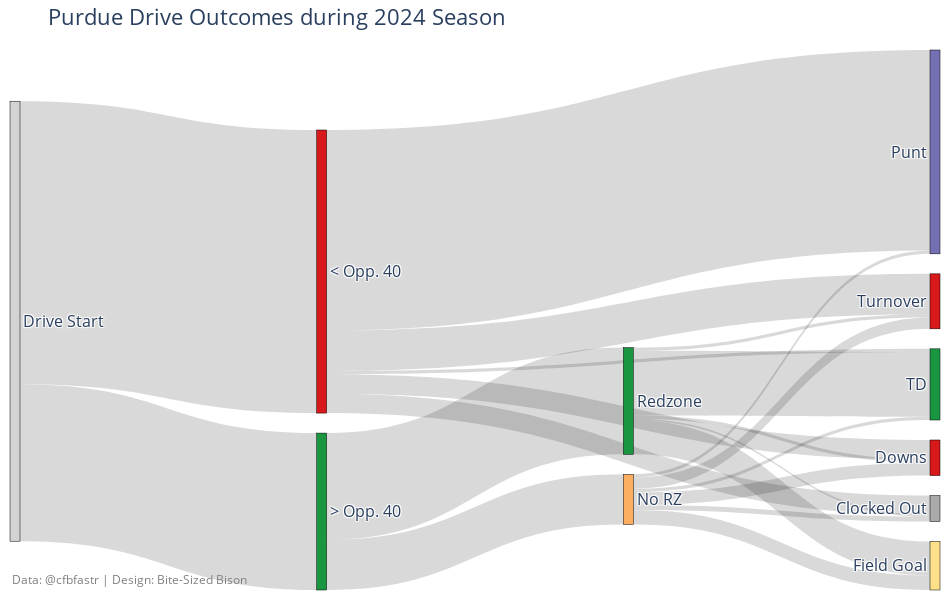

Here is the notebook cell this chart was saved with:
### Code cell
# Sankey figure for Purdue

query = f"""
WITH penultimate_plays AS (
  SELECT
    p.drive_id,
    p.yards_to_goal,
    ROW_NUMBER() OVER (PARTITION BY p.drive_id ORDER BY p.game_play_number DESC) AS rn
  FROM plays p
)
SELECT
  d.drive_id,
  d.drive_result,
  d.drive_end_yards_to_goal,
  COALESCE(pp.yards_to_goal, d.drive_end_yards_to_goal) AS penultimate_yards_to_goal,
  CASE 
    WHEN COALESCE(pp.yards_to_goal, d.drive_end_yards_to_goal) <= 40 THEN 'Crossed 40'
    ELSE 'Did Not Cross 40'
  END AS crossed_40,
  CASE 
    WHEN COALESCE(pp.yards_to_goal, d.drive_end_yards_to_goal) <= 20 THEN 'Entered Red Zone'
    ELSE 'Did Not Enter Red Zone'
  END AS red_zone
FROM drives d
LEFT JOIN penultimate_plays pp
  ON d.drive_id = pp.drive_id AND pp.rn = 2 -- rn=1 is last play, rn=2 is penultimate play
JOIN teams t ON d.pos_team_id = t.team_id
WHERE t.team_name = 'Purdue';
"""
df = pd.read_sql(query, engine)

drive_result_map = {
    'END OF 4TH QUARTER': 'CLOCKED OUT',
    'END OF GAME': 'CLOCKED OUT',
    'END OF HALF': 'CLOCKED OUT',
    'FG': 'FG',
    'MISSED FG': 'FG',
    'PUNT': 'PUNT',
    'PUNT TD': 'PUNT',
    'INT': 'TURNOVER',
    'FUMBLE': 'TURNOVER',
    'INT TD': 'TURNOVER',
    'FUMBLE RETURN TD': 'TURNOVER',
    'Uncategorized': 'CLOCKED OUT'
}

# Create a new column with grouped drive results
df['drive_result_grouped'] = df['drive_result'].map(drive_result_map).fillna(df['drive_result'])

print(df[['drive_result', 'drive_result_grouped']].drop_duplicates())

import plotly.graph_objects as go
from collections import defaultdict

# Stage definitions
stage1 = ['Start']
stage2 = ['Did Not Cross 40', 'Crossed 40']
stage3 = ['Entered Red Zone', 'Did Not Enter Red Zone']
stage4 = sorted(df['drive_result_grouped'].unique())

# Build all nodes and index mapping
nodes = stage1 + stage2 + stage3 + stage4
node_indices = {node: i for i, node in enumerate(nodes)}

# Initialize links
sources, targets, values = [], [], []

# Stage 1 -> Stage 2
df['stage2'] = df['crossed_40']
stage1_to_2 = df['stage2'].value_counts()
for label, count in stage1_to_2.items():
    sources.append(node_indices['Start'])
    targets.append(node_indices[label])
    values.append(count)

# Stage 2 -> Stage 3 (only for Crossed 40)
df['stage3'] = df['red_zone']
df_stage2_3 = df[df['crossed_40'] == 'Crossed 40']
crossed_40_group = df_stage2_3.groupby(['crossed_40', 'stage3']).size().reset_index(name='count')
for _, row in crossed_40_group.iterrows():
    sources.append(node_indices['Crossed 40'])
    targets.append(node_indices[row['stage3']])
    values.append(row['count'])

# Stage 2 -> Stage 4 (Did Not Cross 40 results go straight to outcome)
did_not_cross = df[df['crossed_40'] == 'Did Not Cross 40']
dn_cross_group = did_not_cross.groupby(['crossed_40', 'drive_result_grouped']).size().reset_index(name='count')
for _, row in dn_cross_group.iterrows():
    sources.append(node_indices['Did Not Cross 40'])
    targets.append(node_indices[row['drive_result_grouped']])
    values.append(row['count'])

# Stage 3 -> Stage 4 (for drives that entered or didn’t enter red zone)
crossed_and_grouped = df[df['crossed_40'] == 'Crossed 40'].groupby(['stage3', 'drive_result_grouped']).size().reset_index(name='count')
for _, row in crossed_and_grouped.iterrows():
    sources.append(node_indices[row['stage3']])
    targets.append(node_indices[row['drive_result_grouped']])
    values.append(row['count'])

# Color mapping for drive results (only for drives that crossed 40) -- did not use but kept just in case 
drive_result_colors = {
    'TD': 'rgba(0, 200, 0, 0.5)',          # green
    'FG': 'rgba(255, 215, 0, 0.5)',        # gold
    'PUNT': 'rgba(0, 0, 0, 0.15)',
    'TURNOVER': 'rgba(0, 0, 0, 0.15)',
    'CLOCKED OUT': 'rgba(0, 0, 0, 0.15)',
    'DOWNS': 'rgba(0, 0, 0, 0.15)',
}
default_link_color = 'rgba(0, 0, 0, 0.15)'

link_colors = [default_link_color] * len(sources)

# Node colors
node_colors = (
    ['lightgray'] +  # Start
    ['#d7191c', '#1a9641'] +  # Stage 2
    ['#1a9641', '#fdae61'] +  # Stage 3
    [  # Stage 4
        '#1a9641' if r == 'TD' else
        '#fee08b' if r == 'FG' else
        '#aaaaaa' if r == 'CLOCKED OUT' else
        '#d7191c' if r in ['TURNOVER', 'DOWNS'] else
        '#7570b3' for r in stage4
    ]
)

pretty_names = {
    "Start": "Drive Start",
    "Did Not Cross 40": "< Opp. 40",
    "Crossed 40": "> Opp. 40",
    "Did Not Enter Red Zone": "No RZ",
    "Entered Red Zone": "Redzone",
    "TD": "TD",
    "FG": "Field Goal",
    "PUNT": "Punt",
    "TURNOVER": "Turnover",
    "CLOCKED OUT": "Clocked Out",
    "DOWNS": "Downs"
}

pretty_labels = [pretty_names.get(n, n) for n in nodes]

# Calculate totals for percentages
total_drives = len(df)
crossed_40_total = len(df[df['crossed_40'] == 'Crossed 40'])
redzone_total = len(df[(df['crossed_40'] == 'Crossed 40') & (df['red_zone'] == 'Entered Red Zone')])
crossed_not_redzone_total = crossed_40_total - redzone_total
did_not_cross_total = total_drives - crossed_40_total

# Count drive results from different paths for stage 4 nodes:
# 1) From drives that did NOT cross 40
did_not_cross_counts = df[df['crossed_40'] == 'Did Not Cross 40']['drive_result_grouped'].value_counts()

# 2) From drives that crossed 40 but did NOT enter red zone
crossed_not_redzone_counts = df[
    (df['crossed_40'] == 'Crossed 40') & (df['red_zone'] == 'Did Not Enter Red Zone')
]['drive_result_grouped'].value_counts()

# 3) From drives that crossed 40 AND entered red zone
crossed_and_redzone_counts = df[
    (df['crossed_40'] == 'Crossed 40') & (df['red_zone'] == 'Entered Red Zone')
]['drive_result_grouped'].value_counts()

# Build custom hover text for nodes
custom_node_texts = []
for node in nodes:
    label = pretty_names.get(node, node)
    
    if node == 'Crossed 40':
        pct = crossed_40_total / total_drives * 100 if total_drives else 0
        text = f"{label}<br>% of Total Drives: {pct:.1f}%"
    elif node == 'Did Not Cross 40':
        pct = did_not_cross_total / total_drives * 100 if total_drives else 0
        text = f"{label}<br>% of Total Drives: {pct:.1f}%"
    elif node == 'Entered Red Zone':
        pct = redzone_total / crossed_40_total * 100 if crossed_40_total else 0
        text = f"{label}<br>% of >Opp40 Drives: {pct:.1f}%"
    elif node == 'Did Not Enter Red Zone':
        pct = crossed_not_redzone_total / crossed_40_total * 100 if crossed_40_total else 0
        text = f"{label}<br>% of >Opp40 Drives: {pct:.1f}%"
    elif node in stage4:
        # Get counts from each path for this drive result
        count_did_not_cross = did_not_cross_counts.get(node, 0)
        count_crossed_not_rz = crossed_not_redzone_counts.get(node, 0)
        count_crossed_and_rz = crossed_and_redzone_counts.get(node, 0)

        # Calculate percentages conditional on the path
        pct_did_not_cross = (count_did_not_cross / did_not_cross_total * 100) if did_not_cross_total else 0
        pct_crossed_not_rz = (count_crossed_not_rz / crossed_not_redzone_total * 100) if crossed_not_redzone_total else 0
        pct_crossed_and_rz = (count_crossed_and_rz / redzone_total * 100) if redzone_total else 0

        text = (
            f"{label}<br>"
            f"$ of <Opp. 40 Drives: {pct_did_not_cross:.1f}%<br>"
            f"% of >Opp. 40, No RZ: {pct_crossed_not_rz:.1f}%<br>"
            f"% of >Opp. 40 & RZ: {pct_crossed_and_rz:.1f}%"
        )
    else:
        text = label

    custom_node_texts.append(text)

# Create Sankey figure
fig = go.Figure(go.Sankey(
    arrangement='fixed',
    node=dict(
        pad=20,
        thickness=10,
        line=dict(color='black', width=0.5),
        label=pretty_labels,
        color=node_colors,
        customdata=custom_node_texts,
        hovertemplate='%{customdata}<extra></extra>'
    ),
    link=dict(
        source=sources,
        target=targets,
        value=values,
        color=link_colors
    )
))

fig.update_layout(
    title_text="Purdue Drive Outcomes during 2024 Season",
    font=dict(size=16),
    width=950,
    height=600,
    margin=dict(l=10, r=10, t=50, b=10),
    annotations=[
        dict(
            x=0,
            y=0,
            xref='paper',
            yref='paper',
            text='Data: @cfbfastr | Design: Bite-Sized Bison',
            showarrow=False,
            font=dict(size=12, color="gray"),
            xanchor='left',
            yanchor='bottom'
        )
    ]
)

fig.show()

### Figure 1 — Plotly figure (JSON) as saved in the notebook; plotly's stock layout.template omitted (floating-point values rounded to 4 significant figures)
{"data": [{"arrangement": "fixed", "link": {"color": ["rgba(0, 0, 0, 0.15)", "rgba(0, 0, 0, 0.15)", "rgba(0, 0, 0, 0.15)", "rgba(0, 0, 0, 0.15)", "rgba(0, 0, 0, 0.15)", "rgba(0, 0, 0, 0.15)", "rgba(0, 0, 0, 0.15)", "rgba(0, 0, 0, 0.15)", "rgba(0, 0, 0, 0.15)", "rgba(0, 0, 0, 0.15)", "rgba(0, 0, 0, 0.15)", "rgba(0, 0, 0, 0.15)", "rgba(0, 0, 0, 0.15)", "rgba(0, 0, 0, 0.15)", "rgba(0, 0, 0, 0.15)", "rgba(0, 0, 0, 0.15)", "rgba(0, 0, 0, 0.15)", "rgba(0, 0, 0, 0.15)", "rgba(0, 0, 0, 0.15)", "rgba(0, 0, 0, 0.15)"], "source": [0, 0, 2, 2, 1, 1, 1, 1, 1, 4, 4, 4, 4, 4, 4, 3, 3, 3, 3, 3], "target": [1, 2, 4, 3, 5, 6, 8, 9, 10, 5, 6, 7, 8, 9, 10, 5, 6, 7, 9, 10], "value": [175, 97, 31, 66, 12, 12, 124, 2, 25, 3, 8, 9, 2, 2, 7, 1, 2, 21, 40, 2]}, "node": {"color": ["lightgray", "#d7191c", "#1a9641", "#1a9641", "#fdae61", "#aaaaaa", "#d7191c", "#fee08b", "#7570b3", "#1a9641", "#d7191c"], "customdata": ["Drive Start", "< Opp. 40<br>% of Total Drives: 64.3%", "> Opp. 40<br>% of Total Drives: 35.7%", "Redzone<br>% of >Opp40 Drives: 68.0%", "No RZ<br>% of >Opp40 Drives: 32.0%", "Clocked Out<br>$ of <Opp. 40 Drives: 6.9%<br>% of >Opp. 40, No RZ: 9.7%<br>% of >Opp. 40 & RZ: 1.5%", "Downs<br>$ of <Opp. 40 Drives: 6.9%<br>% of >Opp. 40, No RZ: 25.8%<br>% of >Opp. 40 & RZ: 3.0%", "Field Goal<br>$ of <Opp. 40 Drives: 0.0%<br>% of >Opp. 40, No RZ: 29.0%<br>% of >Opp. 40 & RZ: 31.8%", "Punt<br>$ of <Opp. 40 Drives: 70.9%<br>% of >Opp. 40, No RZ: 6.5%<br>% of >Opp. 40 & RZ: 0.0%", "TD<br>$ of <Opp. 40 Drives: 1.1%<br>% of >Opp. 40, No RZ: 6.5%<br>% of >Opp. 40 & RZ: 60.6%", "Turnover<br>$ of <Opp. 40 Drives: 14.3%<br>% of >Opp. 40, No RZ: 22.6%<br>% of >Opp. 40 & RZ: 3.0%"], "hovertemplate": "%{customdata}<extra></extra>", "label": ["Drive Start", "< Opp. 40", "> Opp. 40", "Redzone", "No RZ", "Clocked Out", "Downs", "Field Goal", "Punt", "TD", "Turnover"], "line": {"color": "black", "width": 0.5}, "pad": 20, "thickness": 10}, "type": "sankey"}], "layout": {"annotations": [{"font": {"color": "gray", "size": 12}, "showarrow": false, "text": "Data: @cfbfastr | Design: Bite-Sized Bison", "x": 0, "xanchor": "left", "xref": "paper", "y": 0, "yanchor": "bottom", "yref": "paper"}], "font": {"size": 16}, "height": 600, "margin": {"b": 10, "l": 10, "r": 10, "t": 50}, "title": {"text": "Purdue Drive Outcomes during 2024 Season"}, "width": 950}}
